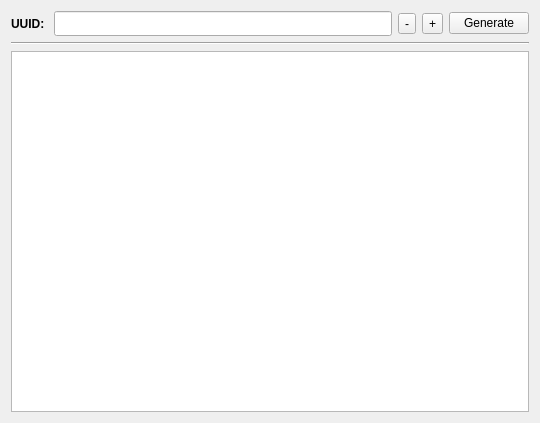
<?xml version="1.0" encoding="UTF-8"?>
<ui version="4.0">
 <class>MyUuidWidget</class>
 <widget class="QWidget" name="MyUuidWidget">
  <property name="geometry">
   <rect>
    <x>0</x>
    <y>0</y>
    <width>540</width>
    <height>423</height>
   </rect>
  </property>
  <property name="windowTitle">
   <string>qtUuidFactory</string>
  </property>
  <layout class="QVBoxLayout" name="verticalLayout">
   <item>
    <layout class="QHBoxLayout" name="horizontalLayout_2">
     <item>
      <widget class="QLabel" name="m_uuidLabel">
       <property name="font">
        <font>
         <bold>true</bold>
        </font>
       </property>
       <property name="text">
        <string>UUID: </string>
       </property>
      </widget>
     </item>
     <item>
      <widget class="QLineEdit" name="m_lineEdit">
       <property name="font">
        <font>
         <family>.Lucida Grande UI</family>
        </font>
       </property>
      </widget>
     </item>
     <item>
      <layout class="QHBoxLayout" name="horizontalLayout">
       <item>
        <widget class="QToolButton" name="m_removeToolButton">
         <property name="text">
          <string>-</string>
         </property>
        </widget>
       </item>
       <item>
        <widget class="QToolButton" name="m_addToolButton">
         <property name="text">
          <string>+</string>
         </property>
         <property name="iconSize">
          <size>
           <width>16</width>
           <height>16</height>
          </size>
         </property>
        </widget>
       </item>
      </layout>
     </item>
     <item>
      <widget class="QPushButton" name="m_generatePushButton">
       <property name="text">
        <string>Generate</string>
       </property>
      </widget>
     </item>
    </layout>
   </item>
   <item>
    <widget class="Line" name="line">
     <property name="orientation">
      <enum>Qt::Horizontal</enum>
     </property>
    </widget>
   </item>
   <item>
    <widget class="QListWidget" name="m_listWidget">
     <property name="alternatingRowColors">
      <bool>true</bool>
     </property>
     <property name="selectionMode">
      <enum>QAbstractItemView::MultiSelection</enum>
     </property>
    </widget>
   </item>
  </layout>
 </widget>
 <resources/>
 <connections/>
</ui>
